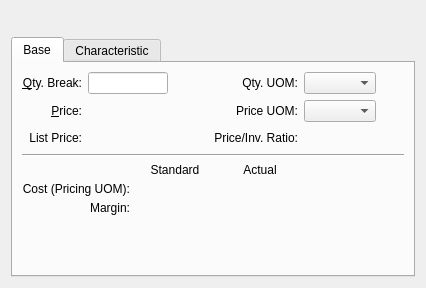
       <widget class="QWidget" name="item">
        <layout class="QGridLayout">
         <item row="0" column="0">
          <layout class="QHBoxLayout">
           <property name="spacing">
            <number>0</number>
           </property>
           <item>
            <widget class="ItemCluster" name="_item">
             <property name="focusPolicy">
              <enum>Qt::StrongFocus</enum>
             </property>
            </widget>
           </item>
           <item>
            <spacer>
             <property name="orientation">
              <enum>Qt::Horizontal</enum>
             </property>
             <property name="sizeType">
              <enum>QSizePolicy::Expanding</enum>
             </property>
             <property name="sizeHint" stdset="0">
              <size>
               <width>20</width>
               <height>20</height>
              </size>
             </property>
            </spacer>
           </item>
          </layout>
         </item>
         <item row="1" column="0">
          <widget class="QTabWidget" name="_tab">
           <property name="currentIndex">
            <number>0</number>
           </property>
           <widget class="QWidget" name="_baseTab">
            <attribute name="title">
             <string>Base</string>
            </attribute>
            <layout class="QGridLayout">
             <item row="0" column="0">
              <layout class="QVBoxLayout">
               <item>
                <layout class="QVBoxLayout">
                 <item>
                  <layout class="QGridLayout">
                   <item row="0" column="1">
                    <layout class="QHBoxLayout">
                     <item>
                      <widget class="XLineEdit" name="_qtyBreak">
                       <property name="sizePolicy">
                        <sizepolicy hsizetype="Preferred" vsizetype="Fixed">
                         <horstretch>0</horstretch>
                         <verstretch>0</verstretch>
                        </sizepolicy>
                       </property>
                       <property name="maximumSize">
                        <size>
                         <width>80</width>
                         <height>32767</height>
                        </size>
                       </property>
                       <property name="alignment">
                        <set>Qt::AlignRight</set>
                       </property>
                      </widget>
                     </item>
                     <item>
                      <spacer>
                       <property name="orientation">
                        <enum>Qt::Horizontal</enum>
                       </property>
                       <property name="sizeHint" stdset="0">
                        <size>
                         <width>40</width>
                         <height>20</height>
                        </size>
                       </property>
                      </spacer>
                     </item>
                    </layout>
                   </item>
                   <item row="1" column="3">
                    <layout class="QHBoxLayout">
                     <item>
                      <widget class="XComboBox" name="_priceUOM"/>
                     </item>
                     <item>
                      <spacer>
                       <property name="orientation">
                        <enum>Qt::Horizontal</enum>
                       </property>
                       <property name="sizeType">
                        <enum>QSizePolicy::Expanding</enum>
                       </property>
                       <property name="sizeHint" stdset="0">
                        <size>
                         <width>20</width>
                         <height>20</height>
                        </size>
                       </property>
                      </spacer>
                     </item>
                    </layout>
                   </item>
                   <item row="2" column="3">
                    <widget class="XLabel" name="_pricingRatio">
                     <property name="minimumSize">
                      <size>
                       <width>80</width>
                       <height>0</height>
                      </size>
                     </property>
                     <property name="text">
                      <string/>
                     </property>
                     <property name="alignment">
                      <set>Qt::AlignRight|Qt::AlignTrailing|Qt::AlignVCenter</set>
                     </property>
                    </widget>
                   </item>
                   <item row="1" column="0">
                    <widget class="XLabel" name="_priceLit">
                     <property name="text">
                      <string>&amp;Price:</string>
                     </property>
                     <property name="alignment">
                      <set>Qt::AlignRight|Qt::AlignTrailing|Qt::AlignVCenter</set>
                     </property>
                     <property name="buddy">
                      <cstring>_price</cstring>
                     </property>
                    </widget>
                   </item>
                   <item row="2" column="1">
                    <layout class="QHBoxLayout">
                     <item>
                      <widget class="CurrDisplay" name="_listPrice">
                       <property name="minimumSize">
                        <size>
                         <width>80</width>
                         <height>0</height>
                        </size>
                       </property>
                       <property name="format">
                        <enum>CurrDisplay::Cost</enum>
                       </property>
                      </widget>
                     </item>
                     <item>
                      <spacer>
                       <property name="orientation">
                        <enum>Qt::Horizontal</enum>
                       </property>
                       <property name="sizeHint" stdset="0">
                        <size>
                         <width>40</width>
                         <height>20</height>
                        </size>
                       </property>
                      </spacer>
                     </item>
                    </layout>
                   </item>
                   <item row="2" column="0">
                    <widget class="XLabel" name="_listPriceLit">
                     <property name="text">
                      <string>List Price:</string>
                     </property>
                     <property name="alignment">
                      <set>Qt::AlignRight|Qt::AlignTrailing|Qt::AlignVCenter</set>
                     </property>
                     <property name="buddy">
                      <cstring>_listPrice</cstring>
                     </property>
                    </widget>
                   </item>
                   <item row="0" column="3">
                    <layout class="QHBoxLayout">
                     <item>
                      <widget class="XComboBox" name="_qtyUOM"/>
                     </item>
                     <item>
                      <spacer>
                       <property name="orientation">
                        <enum>Qt::Horizontal</enum>
                       </property>
                       <property name="sizeType">
                        <enum>QSizePolicy::Expanding</enum>
                       </property>
                       <property name="sizeHint" stdset="0">
                        <size>
                         <width>20</width>
                         <height>20</height>
                        </size>
                       </property>
                      </spacer>
                     </item>
                    </layout>
                   </item>
                   <item row="1" column="2">
                    <widget class="XLabel" name="_priceUOMLit">
                     <property name="text">
                      <string>Price UOM:</string>
                     </property>
                     <property name="alignment">
                      <set>Qt::AlignRight|Qt::AlignTrailing|Qt::AlignVCenter</set>
                     </property>
                    </widget>
                   </item>
                   <item row="1" column="1">
                    <widget class="CurrCluster" name="_price">
                     <property name="format">
                      <enum>CurrDisplay::Cost</enum>
                     </property>
                     <property name="currencyEditable" stdset="0">
                      <bool>false</bool>
                     </property>
                    </widget>
                   </item>
                   <item row="2" column="2">
                    <widget class="XLabel" name="_priceRatioLit">
                     <property name="text">
                      <string>Price/Inv. Ratio:</string>
                     </property>
                     <property name="alignment">
                      <set>Qt::AlignRight|Qt::AlignTrailing|Qt::AlignVCenter</set>
                     </property>
                    </widget>
                   </item>
                   <item row="0" column="2">
                    <widget class="XLabel" name="label">
                     <property name="text">
                      <string>Qty. UOM:</string>
                     </property>
                     <property name="alignment">
                      <set>Qt::AlignRight|Qt::AlignTrailing|Qt::AlignVCenter</set>
                     </property>
                    </widget>
                   </item>
                   <item row="0" column="0">
                    <widget class="XLabel" name="_qtyBreakLit">
                     <property name="text">
                      <string>&amp;Qty. Break:</string>
                     </property>
                     <property name="alignment">
                      <set>Qt::AlignRight|Qt::AlignTrailing|Qt::AlignVCenter</set>
                     </property>
                     <property name="buddy">
                      <cstring>_qtyBreak</cstring>
                     </property>
                    </widget>
                   </item>
                  </layout>
                 </item>
                 <item>
                  <widget class="Line" name="line">
                   <property name="orientation">
                    <enum>Qt::Horizontal</enum>
                   </property>
                  </widget>
                 </item>
                 <item>
                  <layout class="QHBoxLayout">
                   <property name="spacing">
                    <number>0</number>
                   </property>
                   <item>
                    <layout class="QGridLayout">
                     <property name="spacing">
                      <number>5</number>
                     </property>
                     <item row="1" column="0">
                      <widget class="XLabel" name="_costLit">
                       <property name="text">
                        <string>Cost (Pricing UOM):</string>
                       </property>
                       <property name="alignment">
                        <set>Qt::AlignRight|Qt::AlignTrailing|Qt::AlignVCenter</set>
                       </property>
                      </widget>
                     </item>
                     <item row="2" column="0">
                      <widget class="XLabel" name="_marginLit">
                       <property name="text">
                        <string>Margin:</string>
                       </property>
                       <property name="alignment">
                        <set>Qt::AlignRight|Qt::AlignTrailing|Qt::AlignVCenter</set>
                       </property>
                      </widget>
                     </item>
                     <item row="0" column="1">
                      <widget class="XLabel" name="_stdLit">
                       <property name="minimumSize">
                        <size>
                         <width>80</width>
                         <height>0</height>
                        </size>
                       </property>
                       <property name="text">
                        <string>Standard</string>
                       </property>
                       <property name="alignment">
                        <set>Qt::AlignCenter</set>
                       </property>
                      </widget>
                     </item>
                     <item row="0" column="2">
                      <widget class="XLabel" name="_actLit">
                       <property name="minimumSize">
                        <size>
                         <width>80</width>
                         <height>0</height>
                        </size>
                       </property>
                       <property name="text">
                        <string>Actual</string>
                       </property>
                       <property name="alignment">
                        <set>Qt::AlignCenter</set>
                       </property>
                      </widget>
                     </item>
                     <item row="1" column="1">
                      <widget class="CurrDisplay" name="_stdCost">
                       <property name="minimumSize">
                        <size>
                         <width>80</width>
                         <height>0</height>
                        </size>
                       </property>
                       <property name="format">
                        <enum>CurrDisplay::Cost</enum>
                       </property>
                      </widget>
                     </item>
                     <item row="1" column="2">
                      <widget class="CurrDisplay" name="_actCost">
                       <property name="minimumSize">
                        <size>
                         <width>80</width>
                         <height>0</height>
                        </size>
                       </property>
                       <property name="format">
                        <enum>CurrDisplay::Cost</enum>
                       </property>
                      </widget>
                     </item>
                     <item row="2" column="1">
                      <widget class="XLabel" name="_stdMargin">
                       <property name="minimumSize">
                        <size>
                         <width>80</width>
                         <height>0</height>
                        </size>
                       </property>
                       <property name="text">
                        <string/>
                       </property>
                       <property name="alignment">
                        <set>Qt::AlignRight|Qt::AlignTrailing|Qt::AlignVCenter</set>
                       </property>
                      </widget>
                     </item>
                     <item row="2" column="2">
                      <widget class="XLabel" name="_actMargin">
                       <property name="minimumSize">
                        <size>
                         <width>80</width>
                         <height>0</height>
                        </size>
                       </property>
                       <property name="text">
                        <string/>
                       </property>
                       <property name="alignment">
                        <set>Qt::AlignRight|Qt::AlignTrailing|Qt::AlignVCenter</set>
                       </property>
                      </widget>
                     </item>
                    </layout>
                   </item>
                   <item>
                    <spacer>
                     <property name="orientation">
                      <enum>Qt::Horizontal</enum>
                     </property>
                     <property name="sizeType">
                      <enum>QSizePolicy::Expanding</enum>
                     </property>
                     <property name="sizeHint" stdset="0">
                      <size>
                       <width>30</width>
                       <height>20</height>
                      </size>
                     </property>
                    </spacer>
                   </item>
                  </layout>
                 </item>
                </layout>
               </item>
               <item>
                <spacer>
                 <property name="orientation">
                  <enum>Qt::Vertical</enum>
                 </property>
                 <property name="sizeHint" stdset="0">
                  <size>
                   <width>20</width>
                   <height>40</height>
                  </size>
                 </property>
                </spacer>
               </item>
              </layout>
             </item>
            </layout>
           </widget>
           <widget class="QWidget" name="_configuredPrices">
            <attribute name="title">
             <string>Characteristic</string>
            </attribute>
            <layout class="QGridLayout">
             <item row="0" column="0" rowspan="4">
              <widget class="XTreeWidget" name="_charprice"/>
             </item>
             <item row="0" column="1">
              <widget class="QPushButton" name="_new">
               <property name="text">
                <string>&amp;New</string>
               </property>
              </widget>
             </item>
             <item row="1" column="1">
              <widget class="QPushButton" name="_edit">
               <property name="text">
                <string>&amp;Edit</string>
               </property>
              </widget>
             </item>
             <item row="2" column="1">
              <widget class="QPushButton" name="_delete">
               <property name="text">
                <string>&amp;Delete</string>
               </property>
              </widget>
             </item>
             <item row="3" column="1">
              <spacer>
               <property name="orientation">
                <enum>Qt::Vertical</enum>
               </property>
               <property name="sizeHint" stdset="0">
                <size>
                 <width>20</width>
                 <height>40</height>
                </size>
               </property>
              </spacer>
             </item>
            </layout>
           </widget>
          </widget>
         </item>
        </layout>
       </widget>
